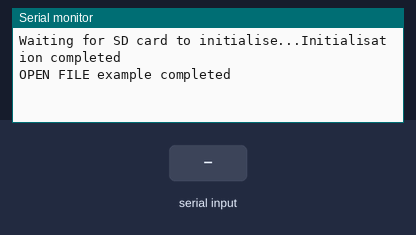
The program below on a simulated ESP8266 (NodeMCU). Shown: the last lines printed to the serial monitor. Inputs (shaded band) come from the test bench. Storage starts empty.

Above: at 1.2 s.
1.3 s: "1" received over Serial
At 1.9 s:
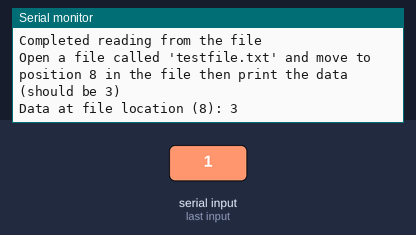
At 2.42 s:
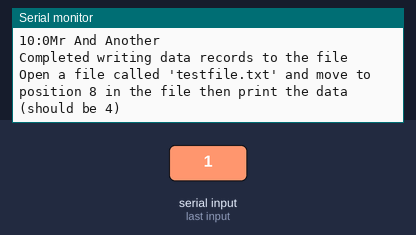
Timing chart, 0 to 4.3 s (numbered marks = the images above; inputs shaded):
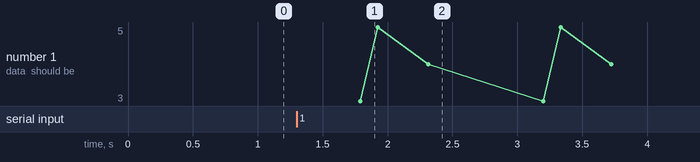

Measured:
- after the input at 1.3 s, the serial monitor: prints a new line at once (image 1)

The program:

main.cpp
```cpp
/* (c) D Bird 2016
 * Micro SD Shield - Append data to file
 *
 * This example creates a file, writes data to it, then closes it, reads and dsiplays the data, then adds more data. Use it as the basis of a data logger.
 * The following data pins are used on the Wemos D1 Mini
 * D5, D6, D7, D8, 3V3 and G
 * The SD-Card Reader uses the SPI bus pins:
 * WEMOS    SD-CARD Reader
 * D5   <-> SCK/CLK
 * D6   <-> MISO
 * D7   <-> MOSI
 * D8   <-> CS
 * Vcc  <-> Vcc
 * Gnd  <-> Gnd
 *
 * Note that the SD card library uses 8.3 format filenames and is case-insensitive so filenames such as IMAGE.JPG is the same as image.jpg
 * When you use file.write() or file.print() etc, it doesn't write to the card until you flush() or close().
 * Whenever you open a file, be sure to close it to save your data.
 */
 /*
Commands aviable with the SD-Card filing system

SD.begin(ChipSelectPin)
SD.exists(filename) returns TRUE is found the name of the file to test for existence, which can include directories (delimited by forward-slashes, /)
SD.open(filename,OPEN_READ|OPEN_WRITE) SD.open(filename) defaults to OPEN_READ, if OPEN_WRITE parameter used and if file does not exist, it is created
SD.mkdir(filename) where filename is the directory name to create, with sub-directories separated by forward-slashes / Returns true if directory creation succeeded
SD.rmdir(filename) Remove a directory from the SD card. The directory must be empty, returns true if it succeeds.
SD.remove(filename) Remove filename as the name of the file to remove, which can include directories (delimited by forward-slashes, / Returns true if successful

file.read()
file.read(buf,len) Where buf is an array of characters or bytes and len the number of elements in buf
file.write()
file.print()
file.println()

file.available() Check if there are bytes available for reading from the file. Returns the number of bytes available (int)
file.seek(location) and returns status if a function so TRUE if location achieved, i.e. not past EOF
file.position() Get the current position within the file i.e. the location to which the next byte will be read from or written to
file.close() Close the file, and ensure that any data written to it is physically saved to the SD card
file.flush() Ensures that any bytes written to the file are physically saved to the SD card. This is done automatically when the file is closed.
file.peek() Read a byte from the file without advancing to the next one. Successive calls to peek() will return the same value, as will the next call to read().
file.size() Returns the size of the file in bytes (unsigned long)
file.isDirectory() Directories (or folders) are special kinds of files and this function reports if the current file is a directory or not. Returns true if it is
file.openNextFile() Reports the next file or folder in a directory
file.rewindDirectory() Brings you back to the first file in the directory, used in conjunction with openNextFile().

*/

#include <SPI.h>
#include <SD.h>

const int chipSelect = D8; // use D0 for Wemos D1 Mini
File root;

void setup() {
  // Open serial communications and wait for port to open:
  Serial.begin(9600);
  Serial.print("\r\nWaiting for SD card to initialise...");
  if (!SD.begin(chipSelect)) { // CS is D8 in this example
    Serial.println("Initialising failed!");
    return;
  }
  Serial.println("Initialisation completed");
}

void loop() {
  // SD.open(filename,OPEN_READ|OPEN_WRITE) SD.open(filename) defaults to OPEN_READ
  root = SD.open("/");
  root.rewindDirectory();
  printDirectory(root, 0); //Display the card contents
  root.close();
  Serial.println("\r\nOPEN FILE example completed");
  Serial.flush(); Serial.begin(9600); while(!Serial.available());
  //-------------------------------------------------------------------------------
  // SD.exists(filename) returns TRUE is found the name of the file to test for existence, which can include directories (delimited by forward-slashes, /)
  Serial.println("Look for a file called 'testfile.txt', if found remove it");
  if (SD.exists("testdata.txt")) {
    Serial.println("File testfile.txt found");
    if (SD.remove("testdata.txt")) Serial.println("File successfully deleted"); else Serial.println("Error - file not deleted");
  }
  if (!SD.exists("testdata.txt")); {
    Serial.println("Following confirmation checks, 'testfile.txt' now deleted\r\n");
  }
  root = SD.open("/");
  root.rewindDirectory();
  printDirectory(root, 0); //Display the card contents
  root.close();
  Serial.flush(); Serial.begin(9600); while(!Serial.available());
  //-------------------------------------------------------------------------------
  // SD.open(filename,OPEN_READ|OPEN_WRITE) SD.open(filename) defaults to OPEN_READ
  Serial.println("Open a new file called 'testfile.txt' and write 1 to 5 to it");
  File testfile = SD.open("testdata.txt", FILE_WRITE); // FILE_WRITE opens file for writing and moves to the end of the file, returns 0 if not available
  if (testfile) {
    for (int entry = 0; entry <= 5; entry = entry + 1) {
      testfile.print(entry);
      Serial.print(entry);
    }
  }
  Serial.println("\r\nCompleted writing data 1 to 5\r\n");
  testfile.close();
  Serial.flush(); Serial.begin(9600); while(!Serial.available());
  //-------------------------------------------------------------------------------
  Serial.println("Open a file called 'testfile.txt' and read the data from it");
  testfile = SD.open("testdata.txt", FILE_READ); // FILE_WRITE opens file for writing and moves to the end of the file
  while (testfile.available()) {
    Serial.write(testfile.read());
  }
  Serial.println("\r\nCompleted reading data from file\r\n");
  // close the file:
  testfile.close();
  Serial.flush(); Serial.begin(9600); while(!Serial.available());
  //-------------------------------------------------------------------------------
  Serial.println("Open a file called 'testfile.txt' and append 5 downto 1 to it");
  testfile = SD.open("testdata.txt", FILE_WRITE); // FILE_WRITE opens file for writing and moves to the end of the file
  for (int entry = 5; entry >= 0; entry = entry - 1) {
    testfile.print(entry);
    Serial.print(entry);
  }
  Serial.println("\r\nCompleted writing data 5 to 1\r\n");
  testfile.close();
  Serial.flush(); Serial.begin(9600); while(!Serial.available());
  //-------------------------------------------------------------------------------
  Serial.println("Open a file called 'testfile.txt' and read it");
  testfile = SD.open("testdata.txt", FILE_READ); // FILE_WRITE opens file for writing and moves to the end of the file
  while (testfile.available()) {
    Serial.write(testfile.read());
  }
  Serial.println("\r\nCompleted reading from the file\r\n");
  // close the file:
  testfile.close();
  Serial.flush(); Serial.begin(9600); while(!Serial.available());
  //012345543210
  //-------------------------------------------------------------------------------
  Serial.println("\r\nOpen a file called 'testfile.txt' and move to position 8 in the file then print the data (should be 3)");
  testfile = SD.open("testdata.txt", FILE_READ); // FILE_WRITE opens file for writing and moves to the end of the file
  Serial.print("Data at file location (8): ");
  testfile.seek(8);
  Serial.write(testfile.read());
  //-------------------------------------------------------------------------------
  Serial.flush(); Serial.begin(9600); while(!Serial.available());
  Serial.println("\r\nOpen a file called 'testfile.txt' and move to position 6 in the file then print the data (should be 5)");
  Serial.print("Data at file location (6): ");
  testfile.seek(6);
  Serial.write(testfile.read());
  //-------------------------------------------------------------------------------
  Serial.print("\r\nFile pointer is at file location: ");
  Serial.println(testfile.position());
  Serial.print("\r\nData at current file location (should be 4): ");
  Serial.println(char(testfile.peek()));
  //-------------------------------------------------------------------------------
  // close the file:
  testfile.close();
  //-------------------------------------------------------------------------------
  Serial.flush(); Serial.begin(9600); while(!Serial.available());
  //-------------------------------------------------------------------------------
  Serial.println("\r\nOpen a file called 'testfile.txt' and write some data records");
  testfile = SD.open("testdata.txt", FILE_WRITE); // FILE_WRITE opens file for writing and moves to the end of the file
  int hours = 10;
  int mins  = 00;
  String names = "Mr Another";
  testfile.print("\r\n"+String(hours));
  testfile.print(":");
  testfile.print(String(mins,2));
  testfile.println(" "+names);
  Serial.print(hours);
  Serial.print(":");
  Serial.print(mins);
  Serial.println(names);
  names = "Mr And Another";
  testfile.print(String(hours+1));
  testfile.print(":");
  testfile.print(String(mins+1));
  testfile.println(" "+names+"\r\n");
  Serial.print(hours);
  Serial.print(":");
  Serial.print(mins,2);
  Serial.print(names);
  Serial.println("\r\nCompleted writing data records to the file\r\n");
  testfile.close();
  Serial.flush(); Serial.begin(9600); while(!Serial.available());

  // Now read file contents
  Serial.println("\r\nOpen a file called 'testfile.txt' and move to position 8 in the file then print the data (should be 4)");
  testfile = SD.open("testdata.txt", FILE_READ); // FILE_WRITE opens file for writing and moves to the end of the file
  while (testfile.available()) {
    Serial.write(testfile.read());
  }
  Serial.println("\r\nCompleted reading records from the file\r\n");
  Serial.flush(); Serial.begin(9600); while(!Serial.available());
  Serial.println("\r\nStarting again");
}

void printDirectory(File dir, int numTabs) {
int colcnt =0;
while(true) {
  File entry =  dir.openNextFile();
  if (! entry) {
    // no more files
    break;
   }
   if (numTabs > 0) {
     for (uint8_t i=0; i<=numTabs; i++) {
       Serial.print('\t');
     }
   }
   Serial.print(entry.name());
   if (entry.isDirectory()) {
     Serial.println("/");
     printDirectory(entry, numTabs+1);
   } else
   {
     // files have sizes, directories do not
     Serial.print("\t");
     Serial.println(entry.size(), DEC);
   }
   entry.close();
  }
}
```
